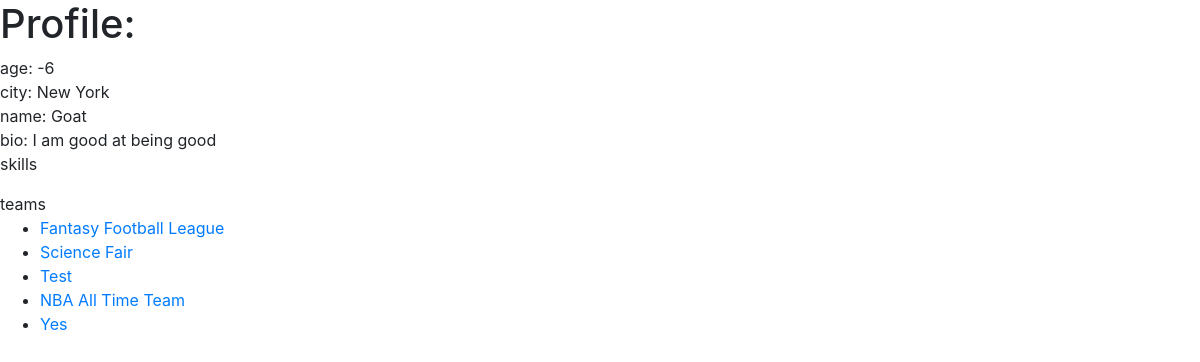
/app/alexcaruso/, run on an earlier commit of the app's database.
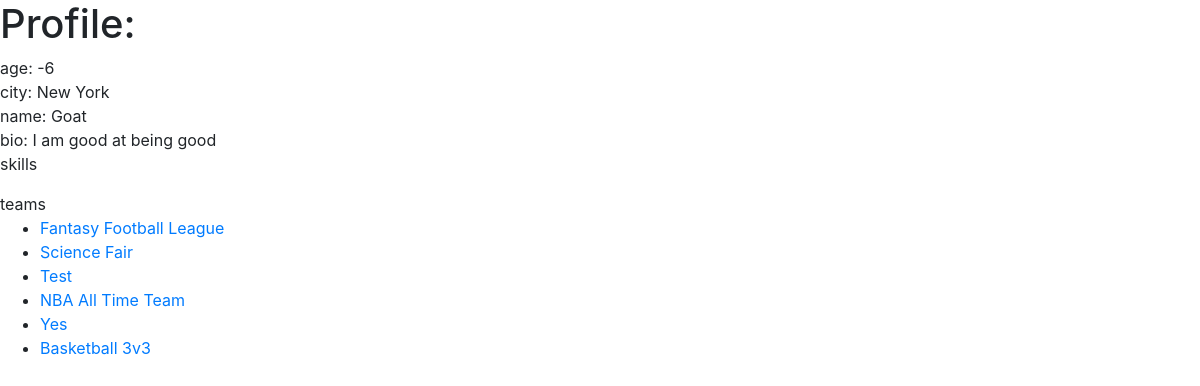
And on a later commit of the database.
### teamApp/models.py (models this page shows, shortened)
class Team(models.Model):
    project_name = models.CharField(max_length=64, default="Untitled")
    num_members = models.IntegerField(default=0)
    members_needed = models.IntegerField(default=0)
    project_description = models.TextField(max_length=1000)
    members = models.ManyToManyField(User)

### teamApp/views.py (the view)
# urls.py: path('<str:usr>/', views.ProfileView.as_view(), name='profile'),
class ProfileView(View):
    def get(self, request, usr):
        user = User.objects.get(username = usr)
        tags = user.usertag_set.all()
        profile = get_object_or_404(Profile, pk=user)
        teams = user.team_set.all().order_by("-members_needed")
        context = {
            'profile': profile,
            'user': user,
            'teams': teams,
            'tags': tags
        }
        if request.user.username == usr:
            context['isAuthenticated'] = True
            context['isProfileUser'] = True
        else:
            if request.user.is_authenticated:
                context['isAuthenticated'] = True
                context['isProfileUser'] = False
            else:
                context['isAuthenticated'] = False
                context['isProfileUser'] = False
        return render(request, 'teamApp/profile.html', context)

### teamApp/templates/teamApp/profile.html (shortened to what this page needs)
<!DOCTYPE html>
<html>
  <head>
    <link rel="stylesheet" href="https://maxcdn.bootstrapcdn.com/bootstrap/4.4.1/css/bootstrap.min.css" />
  </head>
  <body>
    <h1>Profile: {{username}}</h1>
    <div>age: {{profile.age}}</div>
    <div>city: {{profile.city}}</div>
    <div>name: {{profile.name}}</div>
    <div>bio: {{profile.bio}}</div>
    <div>skills</div>
    <div>teams</div>
    <ul>
      {% for team in profile.user.team_set.all %}
      <li><a href="{% url  'team profile' team.id %}">{{team.project_name}}</a></li>
      {% endfor %}
    </ul>
  </body>
</html>

What changed in the data, as far as the page shows it:
added Team: project_name "Basketball 3v3"
